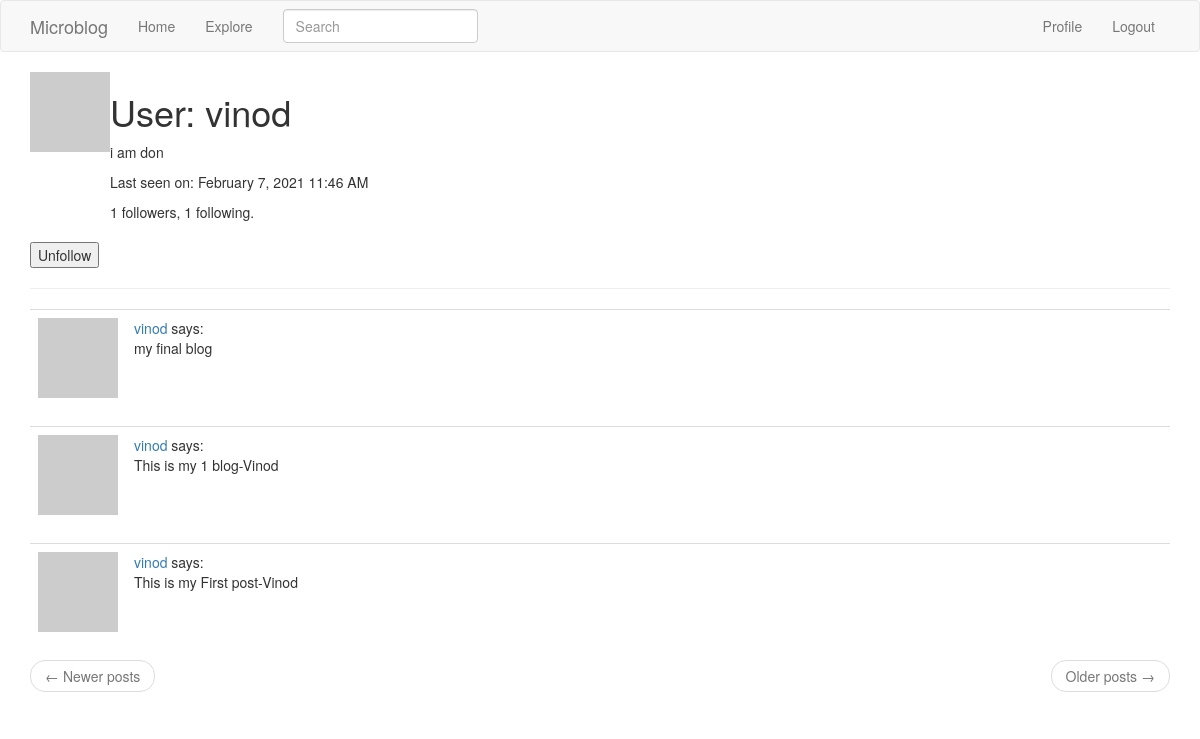
Page /user/vinod (signed in) on the committed database.
### app/models.py (models this page shows, shortened)
class User(db.Model, UserMixin):
    id = db.Column(db.Integer, primary_key=True)
    username = db.Column(db.String(64), index=True, unique=True)
    email = db.Column(db.String(120), index=True, unique=True)
    password_hash = db.Column(db.String(128))
    about_me = db.Column(db.String(140))
    last_seen = db.Column(db.DateTime, default=datetime.datetime.utcnow)
    posts = db.relationship('Post', backref='author', lazy='dynamic')
    followed = db.relationship(
        'User', secondary=followers,
        primaryjoin=(followers.c.follower_id == id),
        secondaryjoin=(followers.c.followed_id == id),
        backref=db.backref('followers', lazy='dynamic'), lazy='dynamic')
    def avatar(self, size):
        digest = md5(self.email.lower().encode('utf-8')).hexdigest()
        return 'https://www.gravatar.com/avatar/{}?d=identicon&s={}'.format(
            digest, size)
    def is_following(self, user):
        return self.followed.filter(
            followers.c.followed_id == user.id).count() > 0

class SearchableMixin(object):
    @classmethod
    def before_commit(cls, session):
        session._changes = {
            'add': list(session.new),
            'update': list(session.dirty),
            'delete': list(session.deleted)
        }
    @classmethod
    def after_commit(cls, session):
        for obj in session._changes['add']:
            if isinstance(obj, SearchableMixin):
                add_to_index(obj.__tablename__, obj)
        for obj in session._changes['update']:
            if isinstance(obj, SearchableMixin):
                add_to_index(obj.__tablename__, obj)
        for obj in session._changes['delete']:
            if isinstance(obj, SearchableMixin):
                remove_from_index(obj.__tablename__, obj)
        session._changes = None

class Post(SearchableMixin , db.Model):
    __searchable__ = ['body']
    id = db.Column(db.Integer, primary_key=True)
    body = db.Column(db.String(140))
    timestamp = db.Column(db.DateTime, index=True, default=datetime.datetime.utcnow)
    user_id = db.Column(db.Integer, db.ForeignKey('user.id'))

### app/main/route.py (the view)
@bp.route('/user/<username>')
@login_required
def user(username):
    user = User.query.filter_by(username=username).first_or_404()
    page = request.args.get('page', 1, type=int)
    posts = user.posts.order_by(Post.timestamp.desc()).paginate(
        page, current_app.config['POSTS_PER_PAGE'], False)
    next_url = url_for('main.user', username=user.username, page=posts.next_num) \
        if posts.has_next else None
    prev_url = url_for('main.user', username=user.username, page=posts.prev_num) \
        if posts.has_prev else None
    form = EmptyForm()
    return render_template('user.html', user=user, posts=posts.items,
                           next_url=next_url, prev_url=prev_url, form=form)

### app/main/form.py
class SearchForm(FlaskForm):
    q = StringField('Search', validators=[DataRequired()])
    def __init__(self, *args, **kwargs):
        if 'formdata' not in kwargs:
            kwargs['formdata'] = request.args
        if 'csrf_enabled' not in kwargs:
            kwargs['csrf_enabled'] = False
        super(SearchForm, self).__init__(*args, **kwargs)

class EmptyForm(FlaskForm):
    submit = SubmitField('Submit')

### app/main/route.py (called while the page is built)
@bp.before_request
def before_request():
    if current_user.is_authenticated:
        current_user.last_seen = datetime.utcnow()
        db.session.commit()
    g.search_form = SearchForm()

### app/models.py (called while the page is built)
@login.user_loader
def load_user(id):
    return User.query.get(int(id))

### app/Templates/user.html (shortened to what this page needs)
{% extends "base.html" %}
{% block app_content %}
    <table>
        <tr valign="top">
            <td><img src="{{ user.avatar(128) }}"></td>
            <td>
                <h1>User: {{ user.username }}</h1>
                {% if user.about_me %}<p>{{ user.about_me }}</p>{% endif %}
                {% if user.last_seen %}<p>Last seen on: {{ moment(user.last_seen).format('LLL') }}</p>{% endif %}
				<p>{{ user.followers.count() }} followers, {{ user.followed.count() }} following.</p>
            </td>
        </tr>
    </table>
    {% if user == current_user %}
    <p><a href="{{ url_for('main.edit_profile') }}">Edit your profile</a></p>
        {% else %}
        <p>
            <form action="{{ url_for('main.unfollow', username=user.username) }}" method="post">
                {{ form.submit(value='Unfollow') }}
            </form>
        </p>
        {% endif %}
    <hr>
    {% for post in posts %}
        {% include '_post.html' %}
    {% endfor %}
	 <nav aria-label="...">
        <ul class="pager">
            <li class="previous{% if not prev_url %} disabled{% endif %}">
                <a href="{{ prev_url or '#' }}">
                    <span aria-hidden="true">&larr;</span> Newer posts
                </a>
            </li>
            <li class="next{% if not next_url %} disabled{% endif %}">
                <a href="{{ next_url or '#' }}">
                    Older posts <span aria-hidden="true">&rarr;</span>
                </a>
            </li>
        </ul>
    </nav>
{% endblock %}

### app/Templates/base.html (shortened to what this page needs)
{% extends 'bootstrap/base.html' %}
{% block navbar %}
    <nav class="navbar navbar-default">
        <div class="container">
            <div class="navbar-header">
                <a class="navbar-brand" href="{{ url_for('main.index') }}"> Microblog </a>
            </div>
            <div class="collapse navbar-collapse" id="bs-example-navbar-collapse-1">
                <ul class="nav navbar-nav">
                    <li><a href="{{ url_for('main.index') }}">Home</a></li>
                    <li><a href="{{ url_for('main.explore') }}">Explore</a></li>
                </ul>
                {% if g.search_form %}
                <form class="navbar-form navbar-left" method="get" action="{{ url_for('main.search') }}">
                    <div class="form-group">
                        {{ g.search_form.q(size=20, class='form-control', placeholder=g.search_form.q.label.text) }}
                    </div>
                </form>
                {% endif %}
                <ul class="nav navbar-nav navbar-right">
                    {% if current_user.is_anonymous %}
                    <li><a href="{{ url_for('auth.login') }}">Login</a></li>
                    {% else %}
                    <li><a href="{{ url_for('main.user', username=current_user.username) }}">Profile</a></li>
                    <li><a href="{{ url_for('auth.logout') }}">Logout</a></li>
                    {% endif %}
                </ul>
            </div>
        </div>
    </nav>
{% endblock %}
{% block content %}
    <div class="container">
        {% block app_content %}{% endblock %}
    </div>
{% endblock %}

### app/Templates/_post.html
    <table class="table table-hover">
        <tr>
            <td width="70px">
                <a href="{{ url_for('main.user', username=post.author.username) }}">
                    <img src="{{ post.author.avatar(70) }}" />
                </a>
            </td>
            <td>
                <a href="{{ url_for('main.user', username=post.author.username) }}">
                    {{ post.author.username }}
                </a>
                says:
                <br>
                {{ post.body }}
            </td>
        </tr>
    </table>

### rows in the picture
User: username "vinod", about_me "i am don", last_seen "February 7, 2021 11:46 AM"
Post: author.username "vinod", body "my final blog"
Post: author.username "vinod", body "This is my 1 blog-Vinod"
Post: author.username "vinod", body "This is my First post-Vinod"

### other values in the picture
{{ user.followers.count() }} "1"
{{ user.followed.count() }} "1"
